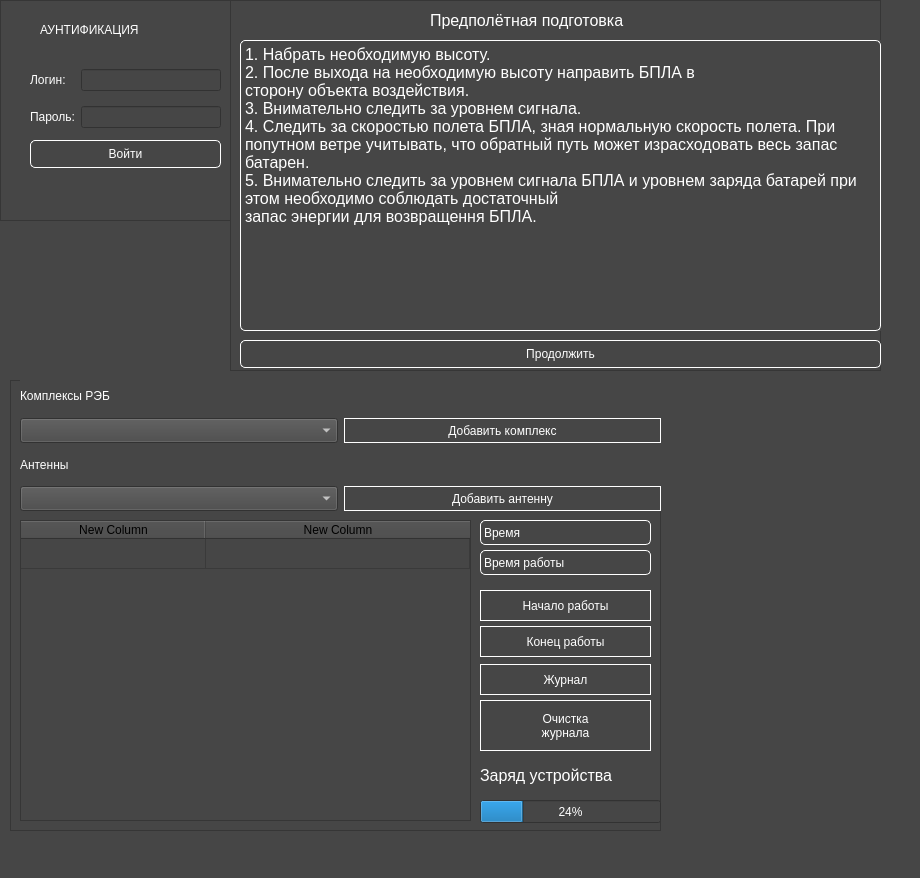
<?xml version="1.0" encoding="UTF-8"?>
<ui version="4.0">
 <class>MainWindow</class>
 <widget class="QMainWindow" name="MainWindow">
  <property name="geometry">
   <rect>
    <x>0</x>
    <y>0</y>
    <width>920</width>
    <height>878</height>
   </rect>
  </property>
  <property name="sizePolicy">
   <sizepolicy hsizetype="Ignored" vsizetype="Ignored">
    <horstretch>0</horstretch>
    <verstretch>0</verstretch>
   </sizepolicy>
  </property>
  <property name="windowTitle">
   <string>MainWindow</string>
  </property>
  <property name="styleSheet">
   <string notr="true">background-color: rgb(70, 70, 70);
font: 12pt &quot;MS Shell Dlg 2&quot;;
color: rgb(255, 255, 255);</string>
  </property>
  <widget class="QWidget" name="centralwidget">
   <widget class="QFrame" name="frame">
    <property name="geometry">
     <rect>
      <x>0</x>
      <y>0</y>
      <width>241</width>
      <height>221</height>
     </rect>
    </property>
    <property name="frameShape">
     <enum>QFrame::StyledPanel</enum>
    </property>
    <property name="frameShadow">
     <enum>QFrame::Raised</enum>
    </property>
    <widget class="QLabel" name="label">
     <property name="geometry">
      <rect>
       <x>40</x>
       <y>20</y>
       <width>161</width>
       <height>20</height>
      </rect>
     </property>
     <property name="text">
      <string>АУНТИФИКАЦИЯ</string>
     </property>
    </widget>
    <widget class="QWidget" name="gridLayoutWidget">
     <property name="geometry">
      <rect>
       <x>30</x>
       <y>60</y>
       <width>191</width>
       <height>78</height>
      </rect>
     </property>
     <layout class="QGridLayout" name="gridLayout">
      <item row="0" column="0">
       <widget class="QLabel" name="label_2">
        <property name="text">
         <string>Логин:</string>
        </property>
       </widget>
      </item>
      <item row="0" column="1">
       <widget class="QLineEdit" name="login"/>
      </item>
      <item row="1" column="1">
       <widget class="QLineEdit" name="password"/>
      </item>
      <item row="1" column="0">
       <widget class="QLabel" name="label_3">
        <property name="text">
         <string>Пароль:</string>
        </property>
       </widget>
      </item>
     </layout>
    </widget>
    <widget class="QPushButton" name="vhod">
     <property name="geometry">
      <rect>
       <x>30</x>
       <y>140</y>
       <width>191</width>
       <height>28</height>
      </rect>
     </property>
     <property name="styleSheet">
      <string notr="true">border-style: solid;
border-width: 1px;
border-radius: 5px;
border-color: white;</string>
     </property>
     <property name="text">
      <string>Войти</string>
     </property>
    </widget>
   </widget>
   <widget class="QFrame" name="frame_2">
    <property name="geometry">
     <rect>
      <x>230</x>
      <y>0</y>
      <width>651</width>
      <height>371</height>
     </rect>
    </property>
    <property name="frameShape">
     <enum>QFrame::StyledPanel</enum>
    </property>
    <property name="frameShadow">
     <enum>QFrame::Raised</enum>
    </property>
    <widget class="QPushButton" name="perehod">
     <property name="geometry">
      <rect>
       <x>10</x>
       <y>340</y>
       <width>641</width>
       <height>28</height>
      </rect>
     </property>
     <property name="styleSheet">
      <string notr="true">QPushButton:enabled {
border-color: rgb(255, 255, 255);
border-width: 1px;
border-style: solid;
border-radius: 5px;
}
QPushButton:disabled {
border-color: rgb(0, 0, 0);}</string>
     </property>
     <property name="text">
      <string>Продолжить</string>
     </property>
    </widget>
    <widget class="QWidget" name="formLayoutWidget">
     <property name="geometry">
      <rect>
       <x>10</x>
       <y>40</y>
       <width>707</width>
       <height>291</height>
      </rect>
     </property>
     <layout class="QFormLayout" name="formLayout">
      <item row="0" column="0">
       <widget class="QCheckBox" name="checkBox_3">
        <property name="text">
         <string>Найти место для работы оператора (наличие укрытия).</string>
        </property>
        <property name="checkable">
         <bool>true</bool>
        </property>
       </widget>
      </item>
      <item row="1" column="0">
       <widget class="QCheckBox" name="checkBox">
        <property name="text">
         <string>Найти место взлета и посадки БПЛА  (БПЛА находится в прямой 
видимости операторомб не должно быть помех для взлета БПЛА)</string>
        </property>
        <property name="checkable">
         <bool>true</bool>
        </property>
       </widget>
      </item>
      <item row="2" column="0">
       <widget class="QCheckBox" name="checkBox_4">
        <property name="accessibleName">
         <string notr="true"/>
        </property>
        <property name="layoutDirection">
         <enum>Qt::LeftToRight</enum>
        </property>
        <property name="autoFillBackground">
         <bool>false</bool>
        </property>
        <property name="styleSheet">
         <string notr="true"/>
        </property>
        <property name="inputMethodHints">
         <set>Qt::ImhNone</set>
        </property>
        <property name="text">
         <string>Обозначить на карте ориентиры для визуального возвращения 
или аварийной посадки</string>
        </property>
        <property name="checkable">
         <bool>true</bool>
        </property>
        <property name="checked">
         <bool>false</bool>
        </property>
        <property name="autoRepeat">
         <bool>false</bool>
        </property>
        <property name="tristate">
         <bool>false</bool>
        </property>
       </widget>
      </item>
      <item row="3" column="0">
       <widget class="QCheckBox" name="checkBox_2">
        <property name="text">
         <string>Очистить SD-карту и память БПЛА перед полётом</string>
        </property>
        <property name="checkable">
         <bool>true</bool>
        </property>
       </widget>
      </item>
      <item row="4" column="0">
       <widget class="QCheckBox" name="checkBox_5">
        <property name="text">
         <string>Подготовить пульт управления БПЛА к работе и включить его</string>
        </property>
        <property name="checkable">
         <bool>true</bool>
        </property>
       </widget>
      </item>
      <item row="5" column="0">
       <widget class="QCheckBox" name="checkBox_6">
        <property name="text">
         <string>Подготовить БПЛА на месте взлёта</string>
        </property>
        <property name="checkable">
         <bool>true</bool>
        </property>
       </widget>
      </item>
      <item row="6" column="0">
       <widget class="QCheckBox" name="checkBox_7">
        <property name="text">
         <string>Включить БПЛА и поставить площадку для взлёта</string>
        </property>
        <property name="checkable">
         <bool>true</bool>
        </property>
       </widget>
      </item>
     </layout>
    </widget>
    <widget class="QLabel" name="label_8">
     <property name="geometry">
      <rect>
       <x>200</x>
       <y>10</y>
       <width>251</width>
       <height>20</height>
      </rect>
     </property>
     <property name="font">
      <font>
       <family>MS Shell Dlg 2</family>
       <pointsize>12</pointsize>
       <weight>50</weight>
       <italic>false</italic>
       <bold>false</bold>
      </font>
     </property>
     <property name="text">
      <string>Предполётная подготовка</string>
     </property>
    </widget>
    <widget class="QLabel" name="label_9">
     <property name="geometry">
      <rect>
       <x>10</x>
       <y>40</y>
       <width>641</width>
       <height>291</height>
      </rect>
     </property>
     <property name="font">
      <font>
       <family>MS Shell Dlg 2</family>
       <pointsize>12</pointsize>
       <weight>50</weight>
       <italic>false</italic>
       <bold>false</bold>
      </font>
     </property>
     <property name="styleSheet">
      <string notr="true">border: 1px solid white;
border-radius: 5px;</string>
     </property>
     <property name="text">
      <string>1. Набрать необходимую высоту.
2. После выхода на необходимую высоту направить БПЛА в 
сторону объекта воздействия.
3. Внимательно следить за уровнем сигнала.
4. Следить за скоростью полета БПЛА, зная нормальную скорость полета. При попутном ветре учитывать, что обратный путь может израсходовать весь запас батарен.
5. Внимательно следить за уровнем сигнала БПЛА и уровнем заряда батарей при этом необходимо соблюдать достаточный 
запас энергии для возвращення БПЛА.</string>
     </property>
     <property name="alignment">
      <set>Qt::AlignLeading|Qt::AlignLeft|Qt::AlignTop</set>
     </property>
     <property name="wordWrap">
      <bool>true</bool>
     </property>
    </widget>
   </widget>
   <widget class="QFrame" name="frame_3">
    <property name="geometry">
     <rect>
      <x>10</x>
      <y>380</y>
      <width>651</width>
      <height>451</height>
     </rect>
    </property>
    <property name="frameShape">
     <enum>QFrame::StyledPanel</enum>
    </property>
    <property name="frameShadow">
     <enum>QFrame::Raised</enum>
    </property>
    <widget class="QWidget" name="gridLayoutWidget_2">
     <property name="geometry">
      <rect>
       <x>10</x>
       <y>0</y>
       <width>641</width>
       <height>131</height>
      </rect>
     </property>
     <layout class="QGridLayout" name="gridLayout_2">
      <item row="3" column="1">
       <widget class="QPushButton" name="pushButton_2">
        <property name="minimumSize">
         <size>
          <width>0</width>
          <height>25</height>
         </size>
        </property>
        <property name="styleSheet">
         <string notr="true">border-color: rgb(255, 255, 255);
border-width: 1px;
border-style: solid;
</string>
        </property>
        <property name="text">
         <string>Добавить антенну</string>
        </property>
       </widget>
      </item>
      <item row="1" column="0">
       <widget class="QComboBox" name="comboBox">
        <property name="minimumSize">
         <size>
          <width>0</width>
          <height>25</height>
         </size>
        </property>
       </widget>
      </item>
      <item row="0" column="0">
       <widget class="QLabel" name="label_4">
        <property name="text">
         <string>Комплексы РЭБ</string>
        </property>
       </widget>
      </item>
      <item row="2" column="0">
       <widget class="QLabel" name="label_5">
        <property name="text">
         <string>Антенны</string>
        </property>
       </widget>
      </item>
      <item row="1" column="1">
       <widget class="QPushButton" name="pushButton">
        <property name="minimumSize">
         <size>
          <width>0</width>
          <height>25</height>
         </size>
        </property>
        <property name="styleSheet">
         <string notr="true">border-color: rgb(255, 255, 255);
border-width: 1px;
border-style: solid;
</string>
        </property>
        <property name="text">
         <string>Добавить комплекс</string>
        </property>
       </widget>
      </item>
      <item row="3" column="0">
       <widget class="QComboBox" name="comboBox_2">
        <property name="minimumSize">
         <size>
          <width>0</width>
          <height>25</height>
         </size>
        </property>
       </widget>
      </item>
     </layout>
    </widget>
    <widget class="QTableWidget" name="tableWidget">
     <property name="geometry">
      <rect>
       <x>10</x>
       <y>140</y>
       <width>451</width>
       <height>301</height>
      </rect>
     </property>
     <property name="styleSheet">
      <string notr="true">color: rgb(0, 0, 0);</string>
     </property>
     <attribute name="horizontalHeaderCascadingSectionResizes">
      <bool>false</bool>
     </attribute>
     <attribute name="horizontalHeaderDefaultSectionSize">
      <number>185</number>
     </attribute>
     <attribute name="horizontalHeaderShowSortIndicator" stdset="0">
      <bool>false</bool>
     </attribute>
     <attribute name="horizontalHeaderStretchLastSection">
      <bool>true</bool>
     </attribute>
     <attribute name="verticalHeaderVisible">
      <bool>false</bool>
     </attribute>
     <attribute name="verticalHeaderShowSortIndicator" stdset="0">
      <bool>true</bool>
     </attribute>
     <row>
      <property name="text">
       <string>New Row</string>
      </property>
     </row>
     <column>
      <property name="text">
       <string>New Column</string>
      </property>
      <property name="background">
       <color>
        <red>25</red>
        <green>0</green>
        <blue>0</blue>
       </color>
      </property>
     </column>
     <column>
      <property name="text">
       <string>New Column</string>
      </property>
     </column>
    </widget>
    <widget class="QLabel" name="label_6">
     <property name="geometry">
      <rect>
       <x>470</x>
       <y>140</y>
       <width>171</width>
       <height>25</height>
      </rect>
     </property>
     <property name="minimumSize">
      <size>
       <width>0</width>
       <height>25</height>
      </size>
     </property>
     <property name="styleSheet">
      <string notr="true">border-color: rgb(255, 255, 255);
border-width: 1px;
border-style: solid;
border-radius: 5px;</string>
     </property>
     <property name="text">
      <string>Время</string>
     </property>
    </widget>
    <widget class="QLabel" name="label_7">
     <property name="geometry">
      <rect>
       <x>470</x>
       <y>170</y>
       <width>171</width>
       <height>25</height>
      </rect>
     </property>
     <property name="minimumSize">
      <size>
       <width>0</width>
       <height>25</height>
      </size>
     </property>
     <property name="styleSheet">
      <string notr="true">border-color: rgb(255, 255, 255);
border-width: 1px;
border-style: solid;
border-radius: 5px;</string>
     </property>
     <property name="text">
      <string>Время работы</string>
     </property>
    </widget>
    <widget class="QPushButton" name="pushButton_3">
     <property name="geometry">
      <rect>
       <x>470</x>
       <y>210</y>
       <width>171</width>
       <height>31</height>
      </rect>
     </property>
     <property name="minimumSize">
      <size>
       <width>0</width>
       <height>25</height>
      </size>
     </property>
     <property name="styleSheet">
      <string notr="true">border-color: rgb(255, 255, 255);
border-width: 1px;
border-style: solid;
</string>
     </property>
     <property name="text">
      <string>Начало работы</string>
     </property>
    </widget>
    <widget class="QPushButton" name="pushButton_4">
     <property name="geometry">
      <rect>
       <x>470</x>
       <y>246</y>
       <width>171</width>
       <height>31</height>
      </rect>
     </property>
     <property name="minimumSize">
      <size>
       <width>0</width>
       <height>25</height>
      </size>
     </property>
     <property name="styleSheet">
      <string notr="true">border-color: rgb(255, 255, 255);
border-width: 1px;
border-style: solid;
</string>
     </property>
     <property name="text">
      <string>Конец работы</string>
     </property>
    </widget>
    <widget class="QProgressBar" name="progressBar_2">
     <property name="geometry">
      <rect>
       <x>470</x>
       <y>420</y>
       <width>181</width>
       <height>23</height>
      </rect>
     </property>
     <property name="value">
      <number>24</number>
     </property>
    </widget>
    <widget class="QPushButton" name="pushButton_8">
     <property name="geometry">
      <rect>
       <x>470</x>
       <y>320</y>
       <width>171</width>
       <height>51</height>
      </rect>
     </property>
     <property name="minimumSize">
      <size>
       <width>0</width>
       <height>25</height>
      </size>
     </property>
     <property name="styleSheet">
      <string notr="true">border-color: rgb(255, 255, 255);
border-width: 1px;
border-style: solid;
</string>
     </property>
     <property name="text">
      <string>Очистка
журнала</string>
     </property>
    </widget>
    <widget class="QPushButton" name="pushButton_9">
     <property name="geometry">
      <rect>
       <x>470</x>
       <y>284</y>
       <width>171</width>
       <height>31</height>
      </rect>
     </property>
     <property name="minimumSize">
      <size>
       <width>0</width>
       <height>25</height>
      </size>
     </property>
     <property name="styleSheet">
      <string notr="true">border-color: rgb(255, 255, 255);
border-width: 1px;
border-style: solid;
</string>
     </property>
     <property name="text">
      <string>Журнал</string>
     </property>
    </widget>
    <widget class="QLabel" name="label_10">
     <property name="geometry">
      <rect>
       <x>470</x>
       <y>380</y>
       <width>171</width>
       <height>31</height>
      </rect>
     </property>
     <property name="font">
      <font>
       <family>MS Shell Dlg 2</family>
       <pointsize>12</pointsize>
       <weight>50</weight>
       <italic>false</italic>
       <bold>false</bold>
      </font>
     </property>
     <property name="text">
      <string>Заряд устройства</string>
     </property>
    </widget>
   </widget>
  </widget>
  <widget class="QMenuBar" name="menubar">
   <property name="geometry">
    <rect>
     <x>0</x>
     <y>0</y>
     <width>920</width>
     <height>30</height>
    </rect>
   </property>
  </widget>
 </widget>
 <resources/>
 <connections/>
</ui>
